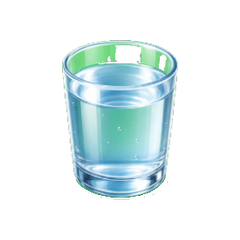
#> input picture Assets/Resources/ImageCards/Premium/drinks_water.png, 240 x 240 px; its folder holds 4 pictures in this run
$ python audit_imagecard_assets.py
#> lines starting #> are read from the running program, lines starting #| are printed output that depends on the picture
#!/usr/bin/env python3
"""Audit ImageCard PNG assets for import-safe geometry and visual review.

The automatic checks catch technical defects. The generated contact sheets are
for final human review of semantic defects such as a cropped object inside the
transparent canvas.
"""

from __future__ import annotations

import argparse
import json
from collections import deque
from pathlib import Path

from PIL import Image, ImageDraw


EXPECTED_SIZE = (240, 240)
MIN_CANVAS_MARGIN = 10


def alpha_bbox(path: Path) -> tuple[int, int, int, int] | None:
    image = Image.open(path).convert("RGBA")
    return image.getchannel("A").getbbox()


def find_stray_components(path: Path) -> list[dict[str, object]]:
    image = Image.open(path).convert("RGBA")
    alpha = image.getchannel("A")
    pixels = alpha.load()
    width, height = image.size
    seen: set[tuple[int, int]] = set()
    components: list[tuple[int, tuple[int, int, int, int]]] = []

    for y in range(height):
        for x in range(width):
            if (x, y) in seen or pixels[x, y] <= 40:
                continue

            queue = deque([(x, y)])
            seen.add((x, y))
            xs: list[int] = []
            ys: list[int] = []
            area = 0

            while queue:
                px, py = queue.popleft()
                area += 1
                xs.append(px)
                ys.append(py)

                for nx in range(px - 1, px + 2):
                    for ny in range(py - 1, py + 2):
                        if nx < 0 or ny < 0 or nx >= width or ny >= height:
                            continue
                        if (nx, ny) in seen or pixels[nx, ny] <= 40:
                            continue
                        seen.add((nx, ny))
                        queue.append((nx, ny))

            components.append((area, (min(xs), min(ys), max(xs) + 1, max(ys) + 1)))

    components.sort(reverse=True)
    if not components:
        return []

    total_area = sum(area for area, _ in components)
    stray_components = []
    for area, bbox in components[1:]:
        ratio = area / max(1, total_area)
        if 20 <= area <= 850 and ratio < 0.035:
            stray_components.append({"area": area, "bbox": bbox, "ratio": round(ratio, 4)})
    return stray_components


def audit_pngs(root: Path) -> dict[str, list[dict[str, object]]]:
    report: dict[str, list[dict[str, object]]] = {
        "bad_size": [],
        "empty_alpha": [],
        "canvas_edge": [],
        "stray_components": [],
    }

    for path in sorted(root.glob("*.png")):
        image = Image.open(path).convert("RGBA")
#> image is the input picture: PIL image 240x240 RGBA; mean R, G, B, A 40.2, 54.1, 54.6, 65.2
        if image.size != EXPECTED_SIZE:
            report["bad_size"].append({"file": path.name, "size": image.size})
            continue

        bbox = image.getchannel("A").getbbox()
#> bbox = (62, 40, 178, 200)
        if bbox is None:
            report["empty_alpha"].append({"file": path.name})
            continue

        left, top, right, bottom = bbox
#> left = 62; top = 40; right = 178; bottom = 200
        margins = (left, top, EXPECTED_SIZE[0] - right, EXPECTED_SIZE[1] - bottom)
#> margins = (62, 40, 62, 40)
        if min(margins) < MIN_CANVAS_MARGIN:
            report["canvas_edge"].append({"file": path.name, "margins": margins})

        strays = find_stray_components(path)
#> in find_stray_components, `alpha = image.getchannel("A")`:
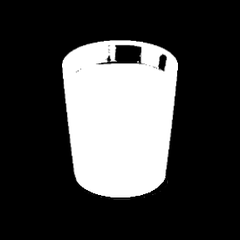
#> alpha: PIL image 240x240 L; min 0, max 255, mean 65.2
#> strays = []
        if strays:
            report["stray_components"].append({"file": path.name, "components": strays[:8]})
#> pass 2 of the loop in audit_pngs, `for path in sorted(root.glob("*.png")):`:
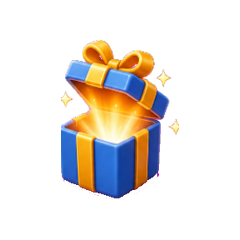
#> input picture Assets/Resources/ImageCards/Premium/emotions_surprise.png, 240 x 240 px
#> in audit_pngs, image is the input picture: PIL image 240x240 RGBA; mean R, G, B, A 36.5, 30.4, 25.7, 55.8
#> bbox = (61, 40, 179, 200)
#> left = 61; right = 179
#> margins = (61, 40, 61, 40)
#> in find_stray_components (call 2), `alpha = image.getchannel("A")`:
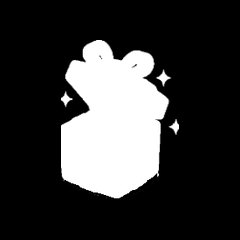
#> alpha: PIL image 240x240 L; min 0, max 255, mean 55.8
#> pass 3 of the loop in audit_pngs, `for path in sorted(root.glob("*.png")):`:
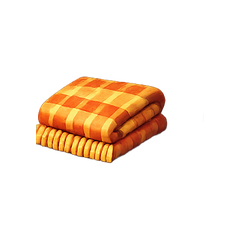
#> input picture Assets/Resources/ImageCards/Premium/emotions_warmth.png, 240 x 240 px
#> in audit_pngs, image is the input picture: PIL image 240x240 RGBA; mean R, G, B, A 32, 18.3, 6.4, 36.7
#> bbox = (36, 76, 204, 164)
#> left = 36; top = 76; right = 204; bottom = 164
#> margins = (36, 76, 36, 76)
#> in find_stray_components (call 3), `alpha = image.getchannel("A")`:
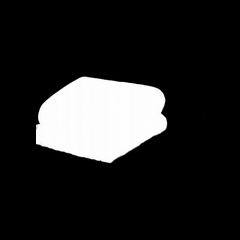
#> alpha: PIL image 240x240 L; min 0, max 255, mean 36.7
#> the loop made 4 passes; the first 3 are shown

    return report


def write_contact_sheets(root: Path, out_dir: Path, per_sheet: int = 80) -> list[str]:
    out_dir.mkdir(parents=True, exist_ok=True)
    files = [path for path in sorted(root.glob("*.png")) if not path.stem.endswith("_unused")]
    cell = 170
    label_height = 26
    columns = 8
    outputs: list[str] = []

    for sheet_index in range((len(files) + per_sheet - 1) // per_sheet):
        subset = files[sheet_index * per_sheet : (sheet_index + 1) * per_sheet]
        rows = (len(subset) + columns - 1) // columns
        sheet = Image.new("RGBA", (columns * cell, rows * (cell + label_height)), (238, 238, 238, 255))
        draw = ImageDraw.Draw(sheet)

        for item_index, path in enumerate(subset):
            image = Image.open(path).convert("RGBA")
            x = (item_index % columns) * cell
            y = (item_index // columns) * (cell + label_height)
            card = Image.new("RGBA", (cell, cell), (255, 255, 255, 255))
            card.alpha_composite(image.resize((150, 150), Image.Resampling.LANCZOS), (10, 10))
            sheet.alpha_composite(card, (x, y))
            draw.rectangle((x, y, x + cell - 1, y + cell - 1), outline=(190, 190, 190, 255), width=2)
            draw.text((x + 4, y + cell + 6), path.stem[:24], fill=(0, 0, 0, 255))

        output = out_dir / f"audit_{sheet_index + 1:02d}.png"
        sheet.save(output)
        outputs.append(str(output))

    return outputs


def main() -> int:
    parser = argparse.ArgumentParser()
    parser.add_argument("--root", default="Assets/Resources/ImageCards/Premium")
    parser.add_argument("--out-dir", default="/private/tmp/imagecard_audit")
    parser.add_argument("--write-contact-sheets", action="store_true")
    parser.add_argument("--json", action="store_true")
    args = parser.parse_args()

    root = Path(args.root)
    report = audit_pngs(root)
#> report = 4 items
    sheets = write_contact_sheets(root, Path(args.out_dir)) if args.write_contact_sheets else []

    if args.json:
        print(json.dumps({"report": report, "contact_sheets": sheets}, ensure_ascii=False, indent=2))
    else:
        for key, items in report.items():
            print(f"{key}: {len(items)}")
            for item in items[:80]:
                print(f"  {item}")
#> this loop made 4 passes
#> key on passes 1 to 4: 'bad_size', 'empty_alpha', 'canvas_edge', 'stray_components'
#> (printed output is left out)
        if sheets:
            print("contact_sheets:")
            for sheet in sheets:
                print(f"  {sheet}")

    hard_failures = len(report["bad_size"]) + len(report["empty_alpha"]) + len(report["canvas_edge"])
#> hard_failures = 0
    return 1 if hard_failures else 0


if __name__ == "__main__":
    raise SystemExit(main())
#> (the program exits here)
